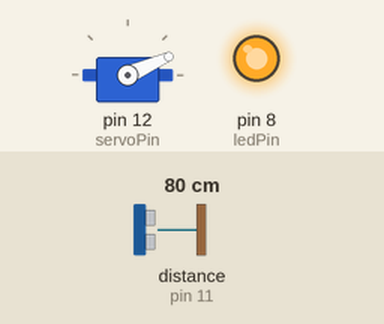
A sketch run on a simulated Arduino Uno, built with avr-gcc and run on an emulated ATmega328P. Shown: servo, output pins drawn as LEDs (lit = HIGH). The test bench sets the inputs (shaded band); at power-on: distance to the obstacle (sensor on pin 11) 80 cm. The echo pulse lasts 58.3 µs per cm; what the sketch prints to the serial monitor is not drawn.

Above: at 1.29 s.
1.3 s: distance to the obstacle (sensor on pin 11) set to 2 cm
At 2.1 s:
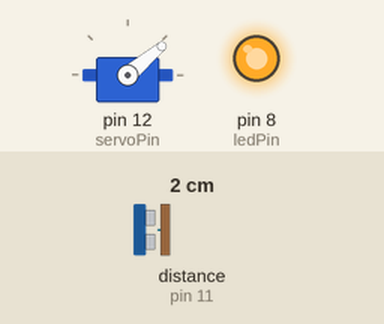
4.3 s: distance to the obstacle (sensor on pin 11) set to 4 cm
At 4.49 s:
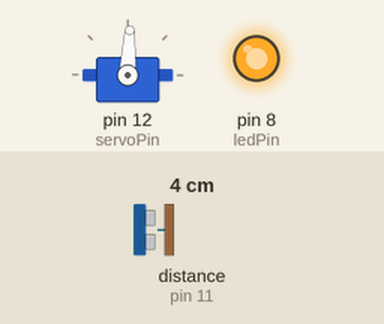
Timing chart, 0 to 16.3 s (numbered marks = the images above; inputs shaded):
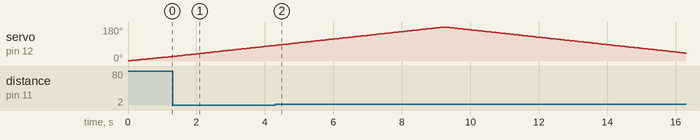

The sketch:

sonar.ino
```cpp
/*
 * Arduino Sonar using Arduino Uno R3, Servo and HC-SR04 ULTRASONIC
 * sensor. The NewPing library is used to get measurements from the
 * HC-SR04. Sonar data are sent to the serial monitor in the following
 * format: [255, ANGLE, DISTANCE] where ANGLE is a value between
 * 0 and 180, DISTANCE is a value between 0 and 100 measured in
 * cm and 255 is a separator value to distinguish ANGLE,DISTANCE
 * pairs. The device is ready to go when the green LED is turned on.
 *
 * Based on:  https://en.morzel.net/post/OoB-Sonar-with-Arduino-C-JavaScript-and-HTML5
 *            by MiLosz Orzel
 * Author:    Dimitris Pantazopoulos
 * Version:   sonar-serial-r3
 * Updated:   2024-05-10
 */

#include <Servo.h>
#include <NewPing.h>

const byte ledPin = 8;
const byte triggerPin = 10;
const byte echoPin = 11;
const byte servoPin = 12;

const byte maxDistanceInCm = 100;

const byte dataSeparatorValue = 255;

byte angle;
byte angleStep;
byte delayInMs = 50;

NewPing sonar(triggerPin, echoPin, maxDistanceInCm);
Servo servo;

void setup() {
  // put your setup code here, to run once:
  pinMode(ledPin, OUTPUT);
  digitalWrite(ledPin, LOW);

  angle = 0;
  angleStep = 1;

  // init servo
  servo.attach(servoPin);
  servo.write(angle);

  // init serial
  Serial.begin(9600);

  // ready to go
  digitalWrite(ledPin, HIGH);
}

void loop() {
  // put your main code here, to run repeatedly:
  toggleServoDirection();

  getDistance();

  // move servo
  angle += angleStep;
  servo.write(angle);

  delay(delayInMs);
}

void toggleServoDirection() {
  // Servo is moving from 0 to 180 and
  // from 180 down to 0 continuously. angleStep
  // determines the moving direction.
  if (angle == 180) {
    angleStep = -1;
  } else if (angle == 0) {
    angleStep = 1;
  }
}

void getDistance() {
  // use ultrasound to measure distance
  byte distanceInCm = sonar.ping_cm();

  // write array of bytes to serial port. Each time the array
  // contains a pair of angle-distance values and a separator
  // value (255) to distinguish between them.
  byte sonarData[] = {dataSeparatorValue, angle, distanceInCm};
  Serial.write(sonarData, 3);
}
```

Measured:
- by itself, servo on pin 12 (servoPin): rises from 83° to 180° in 4.9 s, then falls to 42° in 7.0 s
